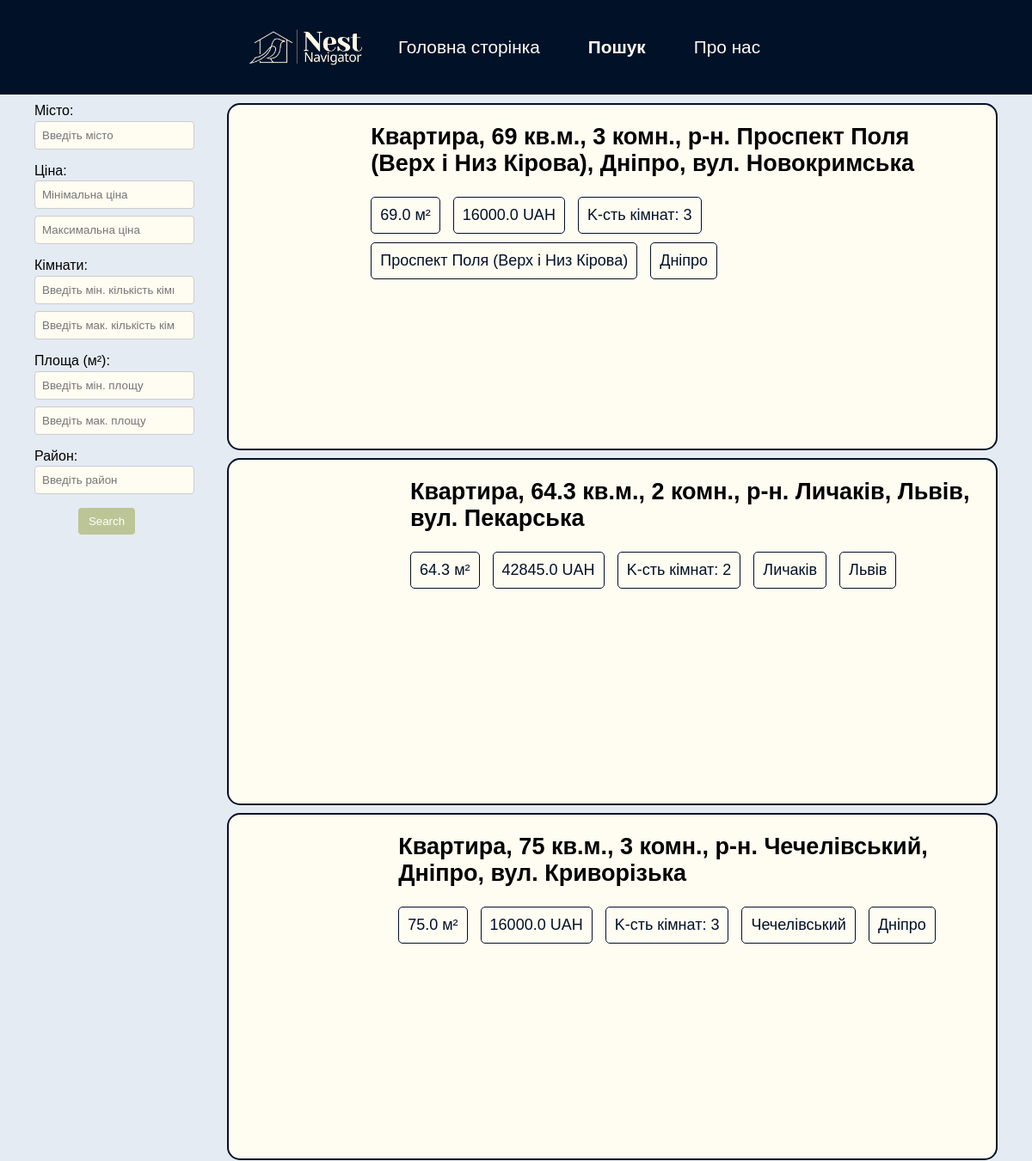
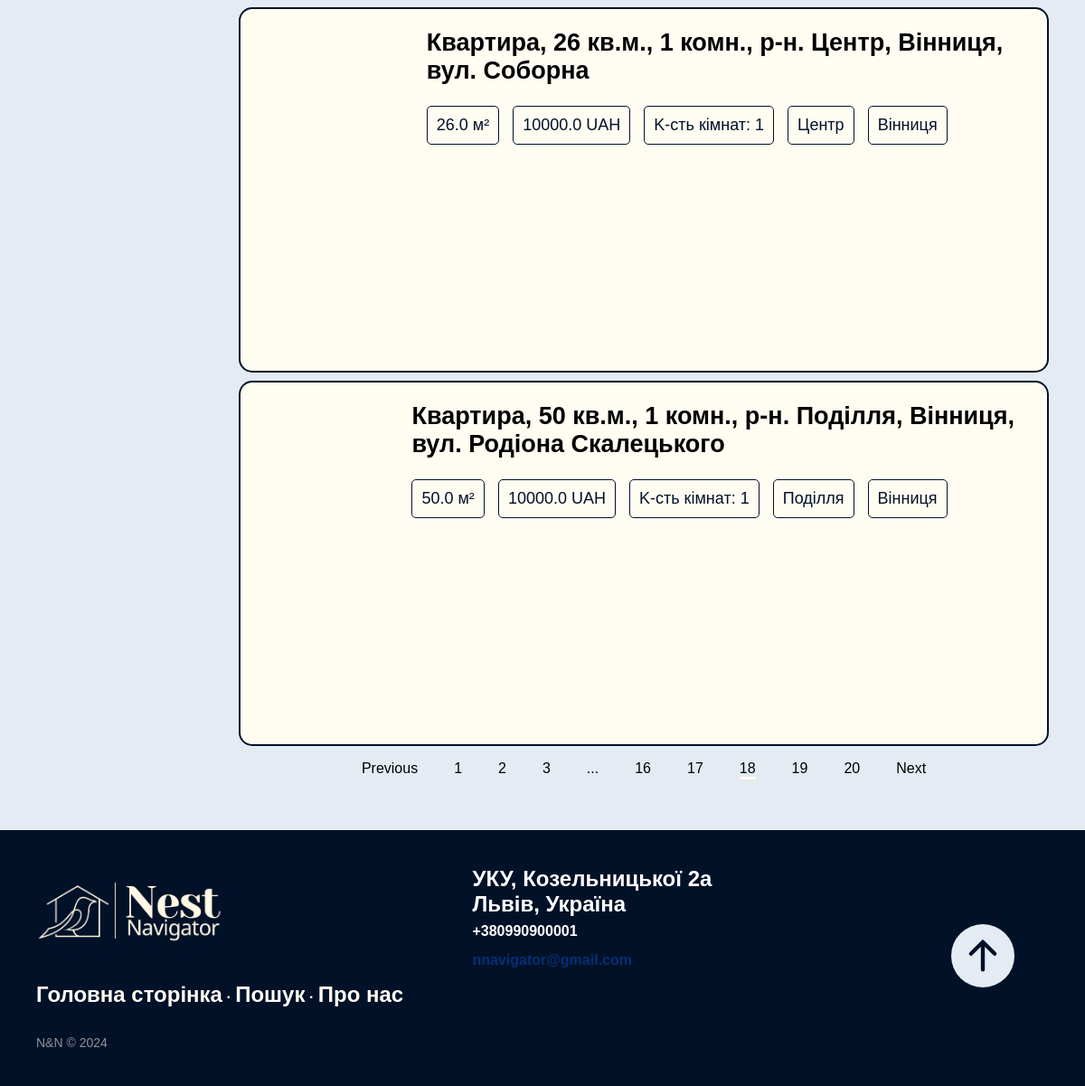
Before: /search/18 with the older database file (2 pictures, top to bottom).
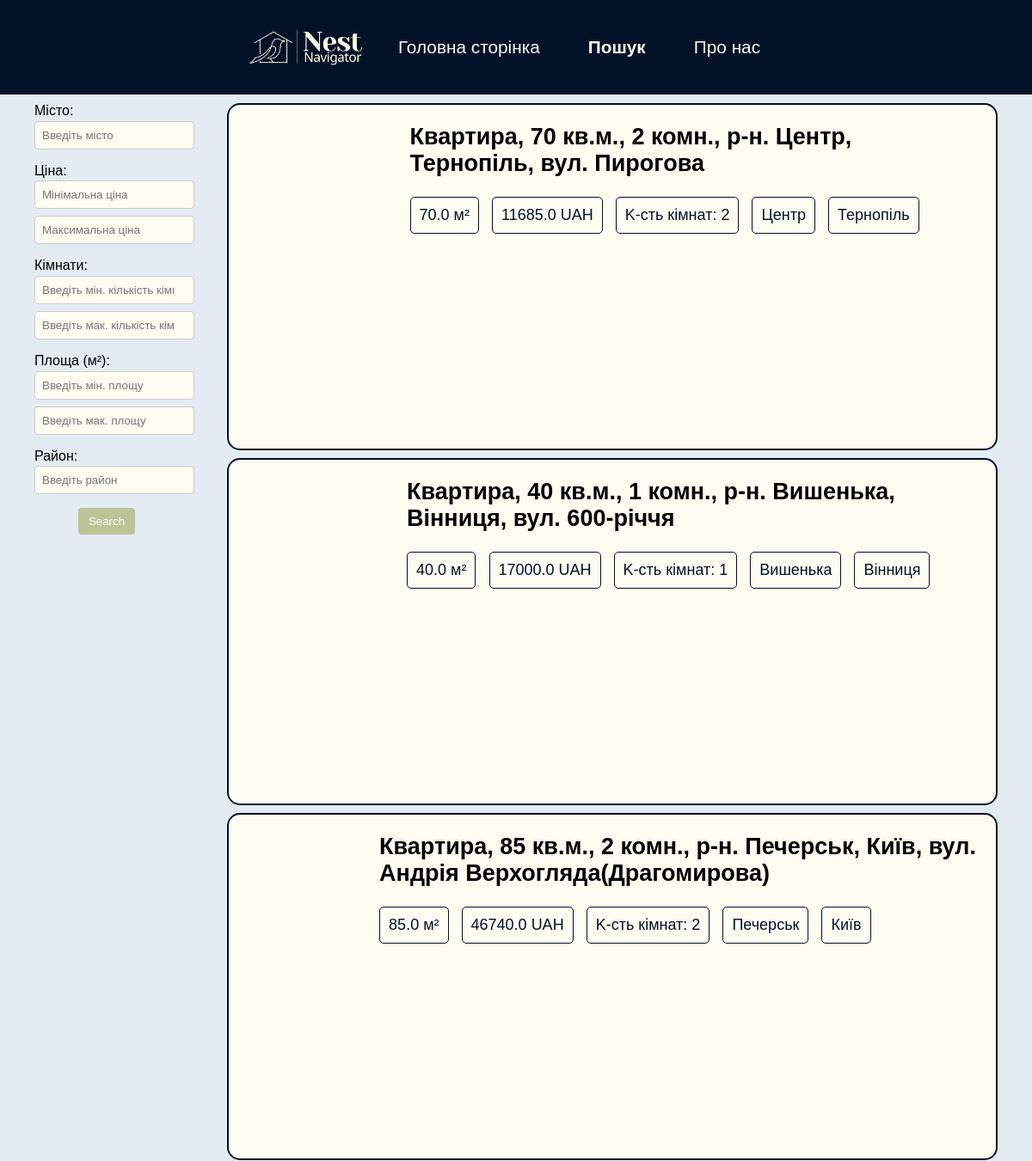
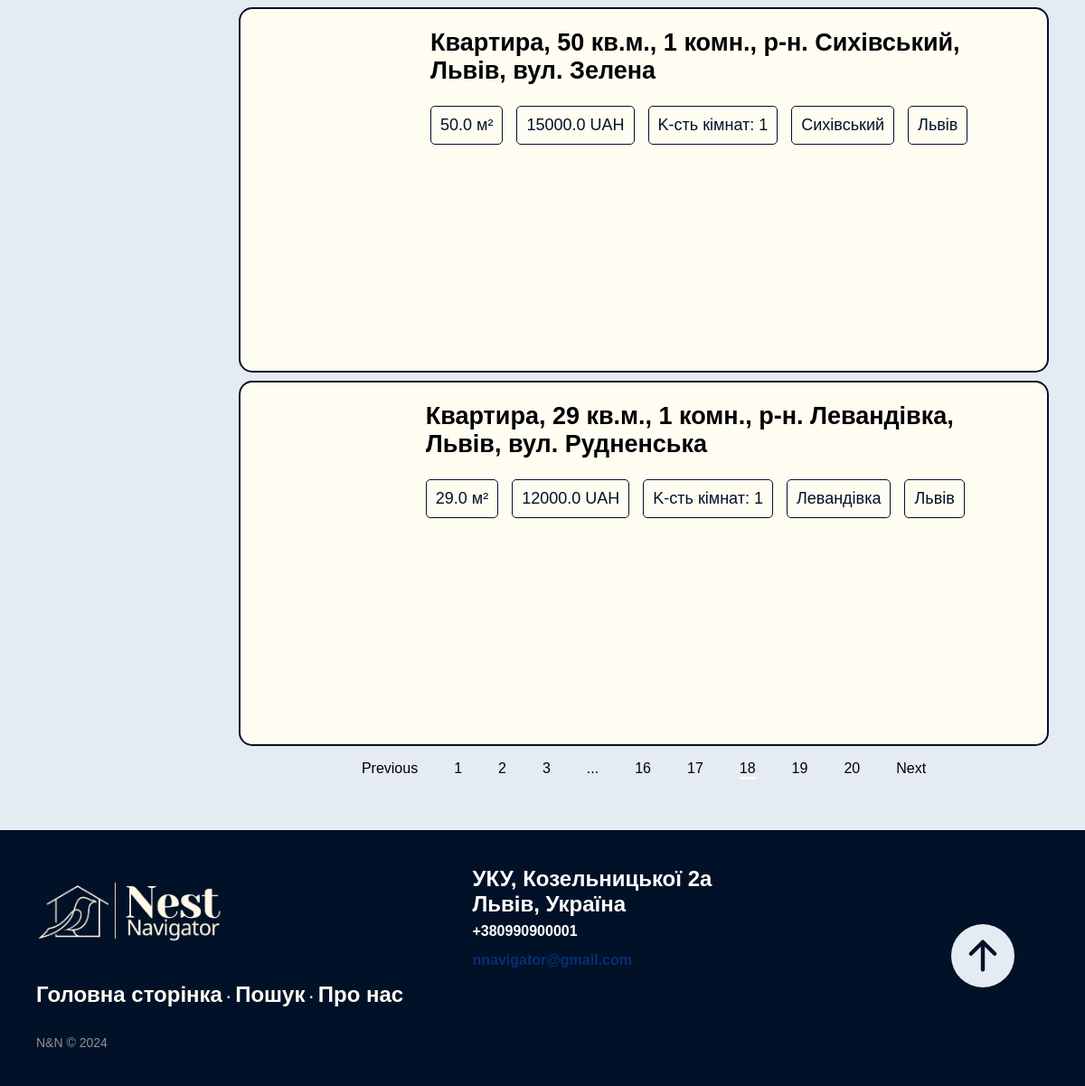
After: the same page with the newer database file (2 pictures, top to bottom).
### app_bohdan.py (models this page shows, shortened)
class Apartament_write(Base):
    __tablename__ = "Apartaments"
    images = Column("images", String) #
    url = Column("url", String, primary_key = True) #
    name = Column("name", String) #
    area = Column("area", REAL) #
    price = Column("price", REAL)
    currency = Column("currency", String)
    rooms = Column('rooms', Integer)
    district = Column('district', String)
    city = Column('city', String)

### app_bohdan.py (the view, shortened to what this page needs)
@app.route('/search/', methods = ["POST", "GET"], defaults = {'page': 5})
@app.route('/search/<int:page>', methods = ["GET", "POST"])
def search(page):
    pages = 5
    filters = session.get('filters', {})
    query = Apartament.query
    if filters.get('city'):
        query = query.filter(Apartament.city.like(filters['city']))
    if filters.get('district'):
        query = query.filter(Apartament.district.like(filters['district']))
    if filters.get('min_area'):
        query = query.filter(Apartament.area >= float(filters['min_area']))
    if filters.get('max_area'):
        query = query.filter(Apartament.area <= float(filters['max_area']))
    if filters.get('min_price'):
        query = query.filter(Apartament.price >= float(filters['min_price']))
    if filters.get('max_price'):
        query = query.filter(Apartament.price <= float(filters['max_price']))
    if filters.get('min_rooms'):
        query = query.filter(Apartament.rooms >= int(filters['min_rooms']))
    if filters.get('max_rooms'):
        query = query.filter(Apartament.rooms <= int(filters['max_rooms']))
    apartaments = query.paginate(page=page, per_page=pages, error_out = False)
    return render_template('search_page.html', apartaments=apartaments)

### templates/search_page.html (shortened to what the changed rows need)
<!DOCTYPE html>
<html lang="uk">
<head>
    <link rel="stylesheet" href="{{ url_for('static', filename = 'css/style.css')}}">
</head>
<body>
    <main>
        <div class="flex width-100 main-block">
            <div class="container wdth-80">
                {% for apartament in apartaments.items %}
                <div class="flex adver-section">
                    <div class="flex desc">
                        <div class="flex center-d">
                            <button class="prev btns-sl" onclick="prev(this)">&#10094</button>
                            <div class="slider-wrap">
                                <div class="slider-main">
                                    {% for el in apartament.images.split(',') %}
                                    <div class="item">
                                    </div>
                                    {% endfor %}
                                </div>
                            </div>
                            <button class="next btns-sl" onclick="next(this)">&#10095</button>
                        </div>
                        <div class='adver-text'>
                            <h2><a href="{{ apartament.url }}">{{ apartament.name.split(', ', maxsplit = 1)[1] }}</a>
                            </h2>
                            <div class="adver-description">
                                <p class="adver-description-item">{{ apartament.area }} м²</p>
                                <div class="adver-description-item">
                                    {{ apartament.price }}
                                    {{ apartament.currency }}
                                </div>
                                <p class="adver-description-item">K-сть кімнат: {{ apartament.rooms }}</p>
                                <p class="adver-description-item">{{ apartament.district }}</p>
                                <p class="adver-description-item">{{ apartament.city }}</p>
                            </div>
                        </div>
                    </div>
                </div>
                {% endfor %}
                <nav aria-label="Page navigation example">
                    <ul class="pagination">
                        {% for page in apartaments.iter_pages(left_edge = 3, right_edge = 3) %}
                        {% if page %}
                        {% if page == apartaments.page %}
                        <li class="page-item active"><a class="page-link" href="{{ url_for('search', page=page)}}">{{
                                page }}</a></li>
                        {% else %}
                        <li class="page-item"><a class="page-link" href="{{ url_for('search', page=page)}}">{{ page
                                }}</a></li>
                        {% endif %}
                        {% else %}
                        <li class="page-item disabled" id="example_ellipsis"><a href="#" class="page-link">...</a></li>
                        {% endif %}
                        {% endfor %}
                    </ul>
                </nav>
            </div>
        </div>
    </main>
</body>
</html>

Changed rows visible on the page:
no longer on this page (row unchanged): Apartament_write: name "Квартира, 69 кв.м., 3 комн., р‑н. Проспект Поля (Верх і Низ Кірова), Дніпро, вул. Новокримська", area "69.0", price "16000.0", currency "UAH", rooms "3", district "Проспект Поля (Верх і Низ Кірова)", city "Дніпро"
no longer on this page (row unchanged): Apartament_write: name "Квартира, 64.3 кв.м., 2 комн., р‑н. Личаків, Львів, вул. Пекарська", area "64.3", price "42845.0", currency "UAH", rooms "2", district "Личаків", city "Львів"
no longer on this page (row unchanged): Apartament_write: name "Квартира, 75 кв.м., 3 комн., р‑н. Чечелівський, Дніпро, вул. Криворізька", area "75.0", price "16000.0", currency "UAH", rooms "3", district "Чечелівський", city "Дніпро"
no longer on this page (row unchanged): Apartament_write: name "Квартира, 26 кв.м., 1 комн., р‑н. Центр, Вінниця, вул. Соборна", area "26.0", price "10000.0", currency "UAH", rooms "1", district "Центр", city "Вінниця"
no longer on this page (row unchanged): Apartament_write: name "Квартира, 50 кв.м., 1 комн., р‑н. Поділля, Вінниця, вул. Родіона Скалецького", area "50.0", price "10000.0", currency "UAH", rooms "1", district "Поділля", city "Вінниця"
added Apartament_write: name "Квартира, 70 кв.м., 2 комн., р‑н. Центр, Тернопіль, вул. Пирогова", area "70.0", price "11685.0", currency "UAH", rooms "2", district "Центр", city "Тернопіль"
added Apartament_write: name "Квартира, 40 кв.м., 1 комн., р‑н. Вишенька, Вінниця, вул. 600-річчя", area "40.0", price "17000.0", currency "UAH", rooms "1", district "Вишенька", city "Вінниця"
added Apartament_write: name "Квартира, 85 кв.м., 2 комн., р‑н. Печерськ, Київ, вул. Андрія Верхогляда(Драгомирова)", area "85.0", price "46740.0", currency "UAH", rooms "2", district "Печерськ", city "Київ"
added Apartament_write: name "Квартира, 50 кв.м., 1 комн., р‑н. Сихівський, Львів, вул. Зелена", area "50.0", price "15000.0", currency "UAH", rooms "1", district "Сихівський", city "Львів"
added Apartament_write: name "Квартира, 29 кв.м., 1 комн., р‑н. Левандівка, Львів, вул. Рудненська", area "29.0", price "12000.0", currency "UAH", rooms "1", district "Левандівка", city "Львів"
